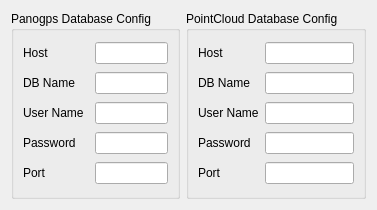
        <widget class="QWidget" name="page_18">
         <property name="geometry">
          <rect>
           <x>0</x>
           <y>0</y>
           <width>371</width>
           <height>210</height>
          </rect>
         </property>
         <attribute name="label">
          <string>Read From Database</string>
         </attribute>
         <layout class="QGridLayout" name="gridLayout_34">
          <item row="0" column="0">
           <widget class="QGroupBox" name="DpanodbConfig_2">
            <property name="title">
             <string>Panogps Database Config</string>
            </property>
            <layout class="QGridLayout" name="gridLayout_35">
             <item row="4" column="2">
              <widget class="QLineEdit" name="depthPanoGPSPort"/>
             </item>
             <item row="0" column="0">
              <widget class="QLabel" name="label_44">
               <property name="text">
                <string>Host</string>
               </property>
              </widget>
             </item>
             <item row="3" column="1">
              <spacer name="horizontalSpacer_27">
               <property name="orientation">
                <enum>Qt::Horizontal</enum>
               </property>
               <property name="sizeHint" stdset="0">
                <size>
                 <width>40</width>
                 <height>20</height>
                </size>
               </property>
              </spacer>
             </item>
             <item row="2" column="0">
              <widget class="QLabel" name="label_45">
               <property name="text">
                <string>User Name</string>
               </property>
              </widget>
             </item>
             <item row="0" column="1">
              <spacer name="horizontalSpacer_28">
               <property name="orientation">
                <enum>Qt::Horizontal</enum>
               </property>
               <property name="sizeHint" stdset="0">
                <size>
                 <width>40</width>
                 <height>20</height>
                </size>
               </property>
              </spacer>
             </item>
             <item row="1" column="0">
              <widget class="QLabel" name="label_46">
               <property name="text">
                <string>DB Name</string>
               </property>
              </widget>
             </item>
             <item row="2" column="2">
              <widget class="QLineEdit" name="depthPanoGPSUserName"/>
             </item>
             <item row="0" column="2">
              <widget class="QLineEdit" name="depthPanoGPSHost"/>
             </item>
             <item row="2" column="1">
              <spacer name="horizontalSpacer_29">
               <property name="orientation">
                <enum>Qt::Horizontal</enum>
               </property>
               <property name="sizeHint" stdset="0">
                <size>
                 <width>40</width>
                 <height>20</height>
                </size>
               </property>
              </spacer>
             </item>
             <item row="1" column="2">
              <widget class="QLineEdit" name="depthPanoGPSdbName"/>
             </item>
             <item row="3" column="0">
              <widget class="QLabel" name="label_48">
               <property name="text">
                <string>Password</string>
               </property>
              </widget>
             </item>
             <item row="3" column="2">
              <widget class="QLineEdit" name="depthPanoGPSPassword"/>
             </item>
             <item row="1" column="1">
              <spacer name="horizontalSpacer_30">
               <property name="orientation">
                <enum>Qt::Horizontal</enum>
               </property>
               <property name="sizeHint" stdset="0">
                <size>
                 <width>40</width>
                 <height>20</height>
                </size>
               </property>
              </spacer>
             </item>
             <item row="4" column="1">
              <spacer name="horizontalSpacer_31">
               <property name="orientation">
                <enum>Qt::Horizontal</enum>
               </property>
               <property name="sizeHint" stdset="0">
                <size>
                 <width>40</width>
                 <height>20</height>
                </size>
               </property>
              </spacer>
             </item>
             <item row="4" column="0">
              <widget class="QLabel" name="label_49">
               <property name="text">
                <string>Port</string>
               </property>
              </widget>
             </item>
            </layout>
           </widget>
          </item>
          <item row="0" column="1">
           <widget class="QGroupBox" name="DpointClouddbConfig_2">
            <property name="title">
             <string>PointCloud Database Config</string>
            </property>
            <layout class="QGridLayout" name="gridLayout_36">
             <item row="0" column="0">
              <widget class="QLabel" name="label_50">
               <property name="text">
                <string>Host</string>
               </property>
              </widget>
             </item>
             <item row="0" column="1">
              <spacer name="horizontalSpacer_32">
               <property name="orientation">
                <enum>Qt::Horizontal</enum>
               </property>
               <property name="sizeHint" stdset="0">
                <size>
                 <width>18</width>
                 <height>20</height>
                </size>
               </property>
              </spacer>
             </item>
             <item row="0" column="2">
              <widget class="QLineEdit" name="depthDBHost"/>
             </item>
             <item row="1" column="0">
              <widget class="QLabel" name="label_51">
               <property name="text">
                <string>DB Name</string>
               </property>
              </widget>
             </item>
             <item row="1" column="1">
              <spacer name="horizontalSpacer_33">
               <property name="orientation">
                <enum>Qt::Horizontal</enum>
               </property>
               <property name="sizeHint" stdset="0">
                <size>
                 <width>18</width>
                 <height>20</height>
                </size>
               </property>
              </spacer>
             </item>
             <item row="1" column="2">
              <widget class="QLineEdit" name="depthDBdbName"/>
             </item>
             <item row="2" column="0">
              <widget class="QLabel" name="label_52">
               <property name="text">
                <string>User Name</string>
               </property>
              </widget>
             </item>
             <item row="2" column="1">
              <spacer name="horizontalSpacer_34">
               <property name="orientation">
                <enum>Qt::Horizontal</enum>
               </property>
               <property name="sizeHint" stdset="0">
                <size>
                 <width>18</width>
                 <height>20</height>
                </size>
               </property>
              </spacer>
             </item>
             <item row="2" column="2">
              <widget class="QLineEdit" name="depthDBuserName"/>
             </item>
             <item row="3" column="0">
              <widget class="QLabel" name="label_53">
               <property name="text">
                <string>Password</string>
               </property>
              </widget>
             </item>
             <item row="3" column="1">
              <spacer name="horizontalSpacer_35">
               <property name="orientation">
                <enum>Qt::Horizontal</enum>
               </property>
               <property name="sizeHint" stdset="0">
                <size>
                 <width>18</width>
                 <height>20</height>
                </size>
               </property>
              </spacer>
             </item>
             <item row="3" column="2">
              <widget class="QLineEdit" name="depthDBPassword"/>
             </item>
             <item row="4" column="0">
              <widget class="QLabel" name="label_60">
               <property name="text">
                <string>Port</string>
               </property>
              </widget>
             </item>
             <item row="4" column="1">
              <spacer name="horizontalSpacer_36">
               <property name="orientation">
                <enum>Qt::Horizontal</enum>
               </property>
               <property name="sizeHint" stdset="0">
                <size>
                 <width>18</width>
                 <height>20</height>
                </size>
               </property>
              </spacer>
             </item>
             <item row="4" column="2">
              <widget class="QLineEdit" name="depthDBPort"/>
             </item>
            </layout>
           </widget>
          </item>
         </layout>
        </widget>
